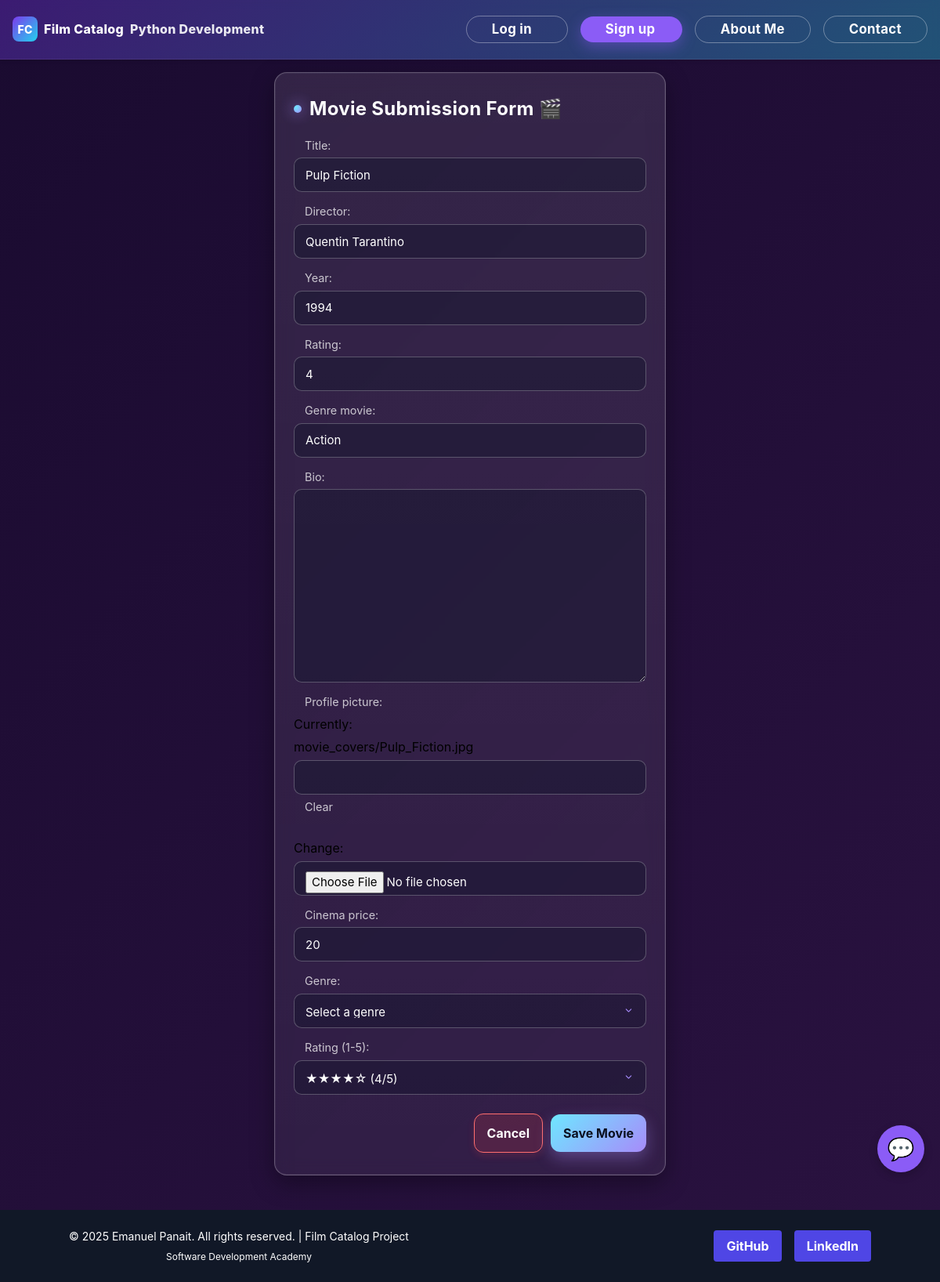
The page /movie/3/update/ on the database as committed earlier.
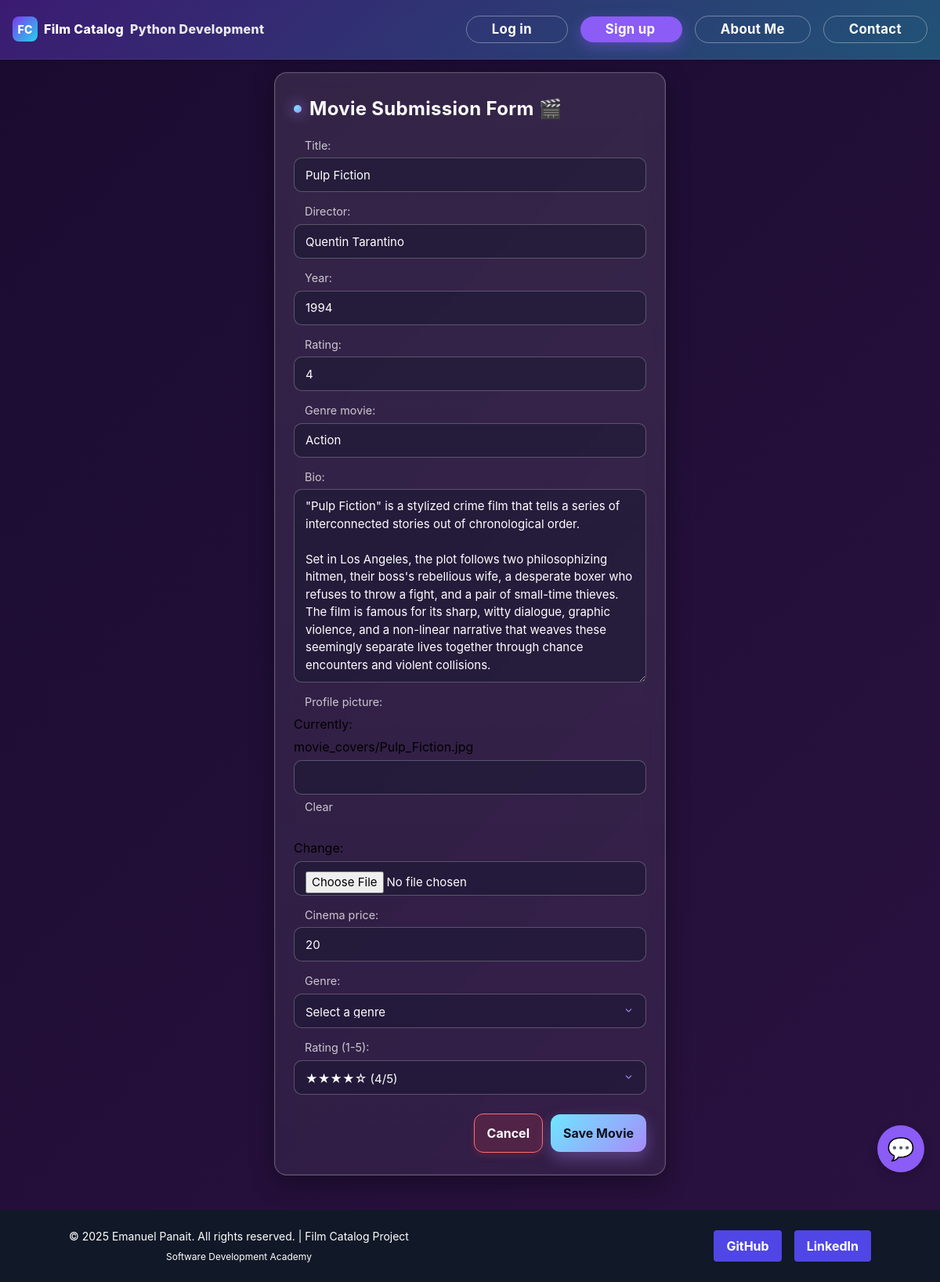
The same page on the database as committed later.
### viewer/models.py (models this page shows, shortened)
class Movie(models.Model):
    name = models.CharField(max_length=200)

### viewer/views.py (the view)
# urls.py: path('movie/<int:pk>/update/', views.MovieUpdateView.as_view(), name='movie-update'),
class MovieUpdateView(UpdateView):
    model = Movie
    form_class = MovieForm
    template_name = 'movie_update.html'
    success_url = reverse_lazy("home")

### viewer/views.py
class MovieForm(forms.ModelForm):
    class Meta:
        model = Movie
        fields = _FORM_FIELDS

### Arch/movies/Templates/movie_update.html (shortened to what this page needs)
{% extends 'base.html' %}
{% load static %}
{% block content %}
<main role="main" class="grid place-items-center p-4" style="min-height: calc(100vh - 192px);">
    <div class="wrap">
        <div class="card">
            <h1 class="title"><span class="dot" aria-hidden="true"></span>Movie Submission Form 🎬</h1>
            <form method="post" enctype="multipart/form-data">
                {{ form.as_p }}
                <p>
                    <label for="genre">Genre:</label>
                    <select name="genre" id="genre" required>
                        <option value="" disabled selected>Select a genre</option>
                    </select>
                </p>
                <p>
                    <label for="rating">Rating (1-5):</label>
                    <select name="rating" id="rating">
                        <option value="4" {% if form.instance.rating == 4 %}selected{% endif %}>★★★★☆ (4/5)</option>
                    </select>
                </p>
                <div class="actions">
                    <a href="{% url 'home' %}" class="button-cancel">Cancel</a>
                    <button type="submit">Save Movie</button>
                </div>
            </form>
        </div>
    </div>
</main>
{% endblock %}

Rows that differ between the two databases and show on the page:
changed Movie "Quentin Tarantino": bio (not shown) → "\"Pulp Fiction\" is a stylized crime film that tells a series of interconnected stories out of chronological order. Set in Los Angeles, the plot follows two philosophizing hitmen, their boss's rebellious wife, a desperate boxer who refuses to throw a fight, and a pair of small-time thieves. The film is famous for its sharp, witty dialogue, graphic violence, and a non-linear narrative that weaves these seemingly separate lives together through chance encounters and violent collisions."
